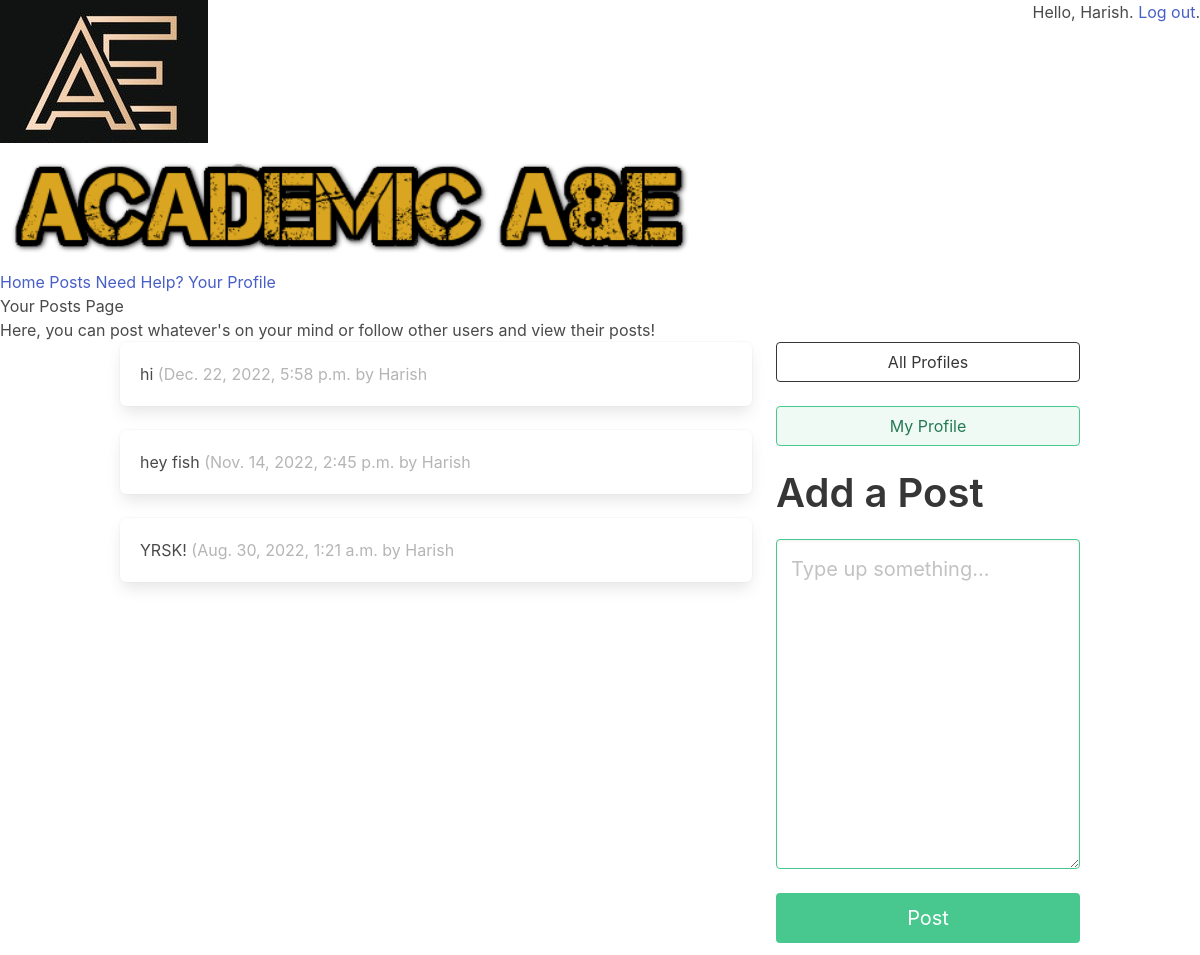
The app's page /posts/ (signed in) with its own data.
### posts/models.py (models this page shows, shortened)
class Text_Post(models.Model):
    user = models.ForeignKey(
        User, related_name="posts", on_delete=models.DO_NOTHING
    )
    body = models.CharField(max_length=150)
    created_at = models.DateTimeField(auto_now_add=True)

### posts/views.py (the view)
# urls.py: path("", mainscreen, name="mainscreen"),
@login_required(login_url=reverse_lazy('login'))
def mainscreen(request):
    form = PostForm(request.POST or None)
    if request.method == "POST":
        if form.is_valid():
            post = form.save(commit=False)
            post.user = request.user
            post.save()
            return redirect("posts:mainscreen")
    followed_posts = Text_Post.objects.filter(
        user__posts_profile__in=request.user.posts_profile.follows.all()
    ).order_by("-created_at")
    return render(request, "posts/mainscreen.html", {"form": form, "posts": followed_posts},
    )

### posts/forms.py
class PostForm(forms.ModelForm):
    body = forms.CharField(required=True,
    widget=forms.widgets.Textarea(
            attrs={
                "placeholder": "Type up something...",
                "class": "textarea is-success is-medium",
            }
        ),
        label="",
    )
    class Meta:
        model = Text_Post
        exclude = ("user", )

### posts/templates/posts/mainscreen.html (shortened to what this page needs)
{% extends 'posts_base.html' %}
{% block content %}
<div class="column">
    {% for post in posts %}
            <div class="box">
                {{ post.body }}
                <span class="is-small has-text-grey-light">
                    ({{ post.created_at }} by {{ post.user.username }}
                </span>
            </div>
    {% endfor %}
</div>
<div class="column is-one-third">
    <div class="block">
        <a href="{% url 'posts:profile_list' %} ">
            <button class="button is-dark is-outlined is-fullwidth">
                All Profiles
            </button>
        </a>
    </div>
    <div class="block">
        <a href="{% url 'posts:profile' request.user.posts_profile.id %} ">
            <button class="button is-success is-light is-outlined is-fullwidth">
                My Profile
            </button>
        </a>
    </div>
    <div class="block">
        <div class="block">
            <h2 class="title is-2">Add a Post</p>
        </div>
        <div class="block">
            <form method="post">
                {{ form.as_p }}
                <button class="button is-success is-fullwidth is-medium mt-5"
                    type="submit">Post
                </button>
            </form>
        </div>
    </div>
</div>
{% endblock content %}

### posts/templates/posts_base.html (shortened to what this page needs)
{% load static %}
<!DOCTYPE html>
<head>
    <link rel="stylesheet"
          href="https://cdn.jsdelivr.net/npm/bulma@0.9.3/css/bulma.min.css">
</head>
<body>
    <div id ="wrapper">
        <header id="header">
            <div id="logo"><img src="{% static 'logo.jpg' %}" alt=""/>
                <span style="float: right;">
                {% if user.is_authenticated %}
                 Hello, {{ user.username }}. <a href="{% url 'logout' %}?next=/">Log out</a>.
                {% else %}
                 Not logged in. <a href="{% url 'login' %}?next=/">Log in</a>.
                {% endif %}
                </span>
            </div>
            <div id="topbanner"><img src="{% static 'top_banner.png' %}" width="700" height="150" title="I'm the top banner" alt=""/></div>
        </header>
        <div class="topnavbar">
            <a class="active" href="{% url 'homepage' %}">Home</a>
            <a href="{% url 'posts:mainscreen' %} ">Posts</a>
            <a href="/need_help">Need Help?</a>
            <a href="/user_profiles/profile/">Your Profile</a>
        </div>
    <section>
        <h1>Your Posts Page</h1>
        <p>Here, you can post whatever's on your mind or follow other users and view their posts!</p>
    </section>
    <div class="container">
        <div class="columns">
            {% block content %}
            {% endblock content %}
        </div>
    </div>
</body>
</html>

### records on screen
Text_Post: body "hi", created_at "Dec. 22, 2022, 5:58 p.m.", user.username "Harish"
Text_Post: body "hey fish", created_at "Nov. 14, 2022, 2:45 p.m.", user.username "Harish"
Text_Post: body "YRSK!", created_at "Aug. 30, 2022, 1:21 a.m.", user.username "Harish"

### other values on screen
{{ user.username }} "Harish"
